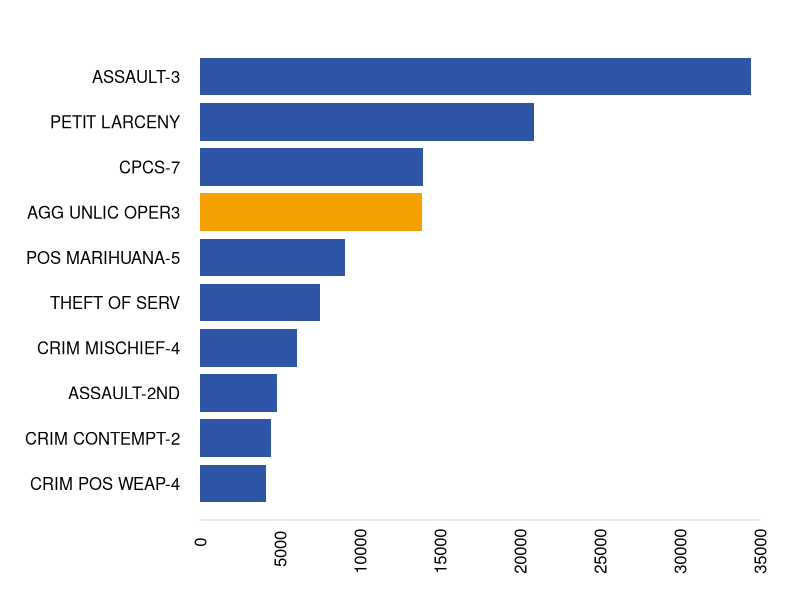

Here is the R script that generated this plot:
library(data.table)
options(scipen=999)

setwd("~/Data_Analysis/NYPD_Summons_Arrests")

crim=read.csv('crim_arraignments_2018_top10.csv')
crim$Percent=crim$Total_Arraignments/206000*100

#create graphics
  
  par( xpd=NA, mar=c(4,10,2,2))
  
  crim1=sort(crim$LongDesc, decreasing = FALSE)
  
  #top ten last 7 days
  cols1=c(rep('#2F56A6',6), '#F59F00', rep('#2F56A6',3))
  b1=barplot(sort(crim$Total_Arraignments, decreasing = FALSE),las=2, col=cols1 ,horiz=TRUE, 
             xlim = c(0,35000), border = NA, xaxt='n', names.arg = crim[order(crim$Total_Arraignments, decreasing = FALSE),3])
  #title("4th: Driving with Suspended License", cex=1)
  ##topten not found in the other highlighted in blue
  axis(1,at=seq(0,35000,5000),col = 'lightgrey', col.ticks = 0.6, las=2, hadj = 0.75)
  
  text(b1, crim[order(crim$Total_Arraignments, decreasing = FALSE),2], 
       labels=crim[order(crim$Total_Arraignments, decreasing = FALSE),3], col="black")
 

  
  